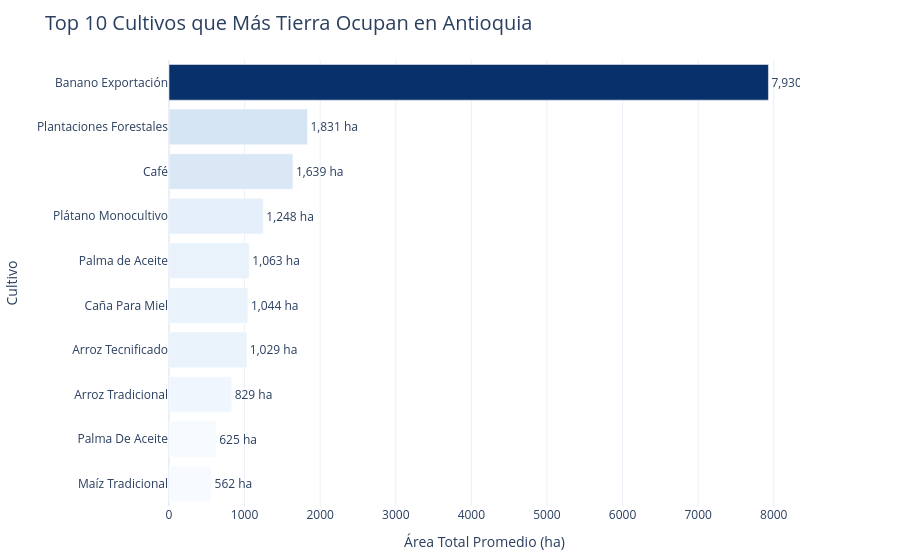

This figure's notebook cell:
### Code cell
func.grafico_top10_tierra(
    df=df_completo,
    titulo="Top 10 Cultivos que Más Tierra Ocupan en Antioquia"
)

### Figure 1 — Plotly figure (JSON) as saved in the notebook; plotly's stock layout.template omitted (floating-point values rounded to 4 significant figures)
{"data": [{"hovertemplate": "Área Total Promedio (ha)=%{marker.color}<br>Cultivo=%{y}<extra></extra>", "legendgroup": "", "marker": {"color": [562.4, 625.2, 828.7, 1029.0, 1044.0, 1062.0, 1248.0, 1639.0, 1831.0, 7930.0], "coloraxis": "coloraxis", "pattern": {"shape": ""}}, "name": "", "orientation": "h", "showlegend": false, "text": [562.4, 625.2, 828.7, 1029.0, 1044.0, 1062.0, 1248.0, 1639.0, 1831.0, 7930.0], "textposition": "outside", "texttemplate": "%{text:,.0f} ha", "type": "bar", "x": [562.4, 625.2, 828.7, 1029.0, 1044.0, 1062.0, 1248.0, 1639.0, 1831.0, 7930.0], "xaxis": "x", "y": ["Maíz Tradicional", "Palma De Aceite", "Arroz Tradicional", "Arroz Tecnificado", "Caña Para Miel", "Palma de Aceite", "Plátano Monocultivo", "Café", "Plantaciones Forestales", "Banano Exportación"], "yaxis": "y"}], "layout": {"barmode": "relative", "coloraxis": {"colorbar": {"title": {"text": "Área Total Promedio (ha)"}}, "colorscale": [[0, "rgb(247,251,255)"], [0.125, "rgb(222,235,247)"], [0.25, "rgb(198,219,239)"], [0.375, "rgb(158,202,225)"], [0.5, "rgb(107,174,214)"], [0.625, "rgb(66,146,198)"], [0.75, "rgb(33,113,181)"], [0.875, "rgb(8,81,156)"], [1, "rgb(8,48,107)"]], "showscale": false}, "legend": {"tracegroupgap": 0}, "margin": {"b": 40, "l": 20, "r": 100, "t": 60}, "title": {"font": {"size": 20}, "text": "Top 10 Cultivos que Más Tierra Ocupan en Antioquia"}, "xaxis": {"anchor": "y", "domain": [0, 1], "title": {"text": "Área Total Promedio (ha)"}}, "yaxis": {"anchor": "x", "domain": [0, 1], "title": {"text": "Cultivo"}}}}
